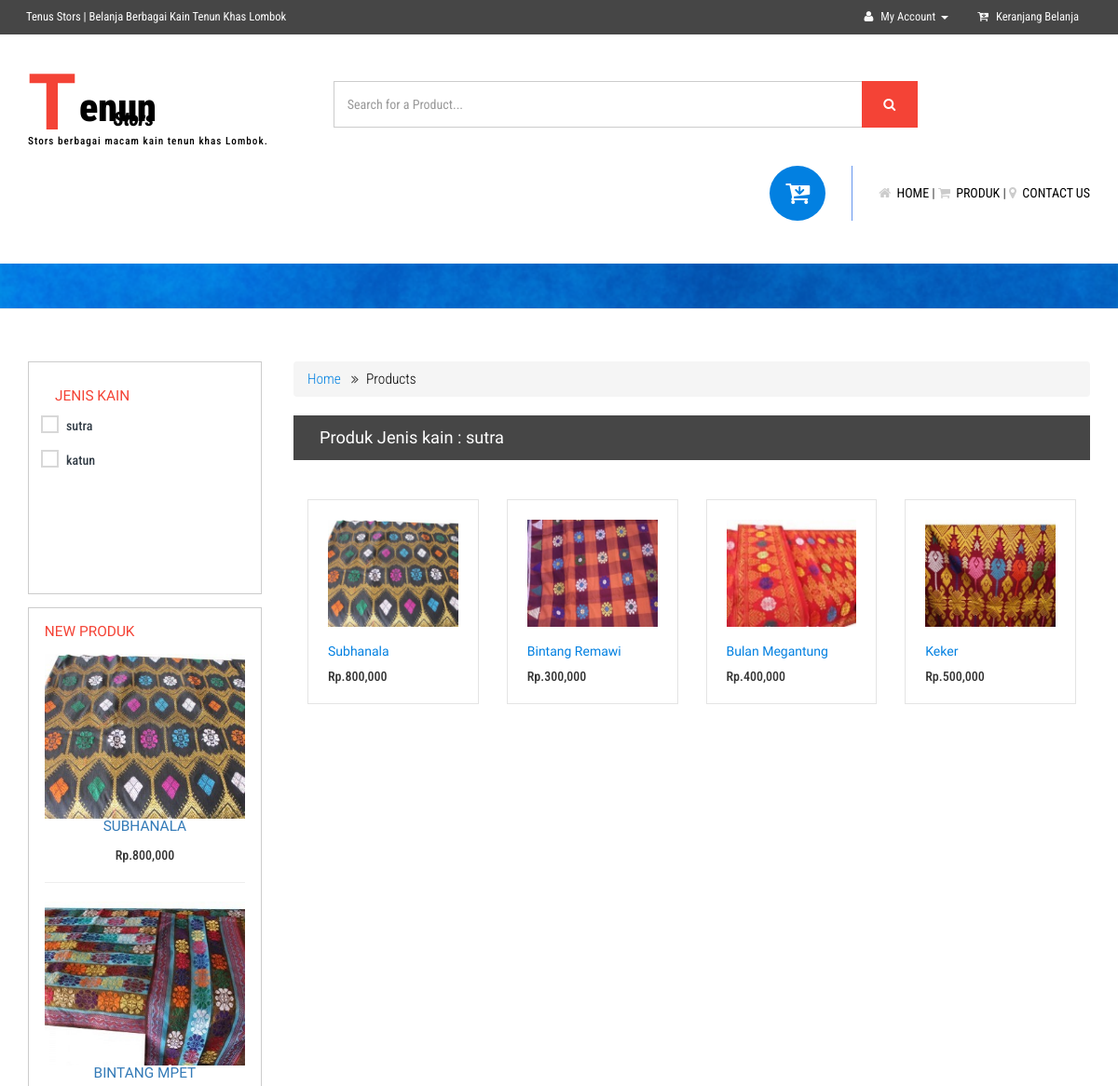
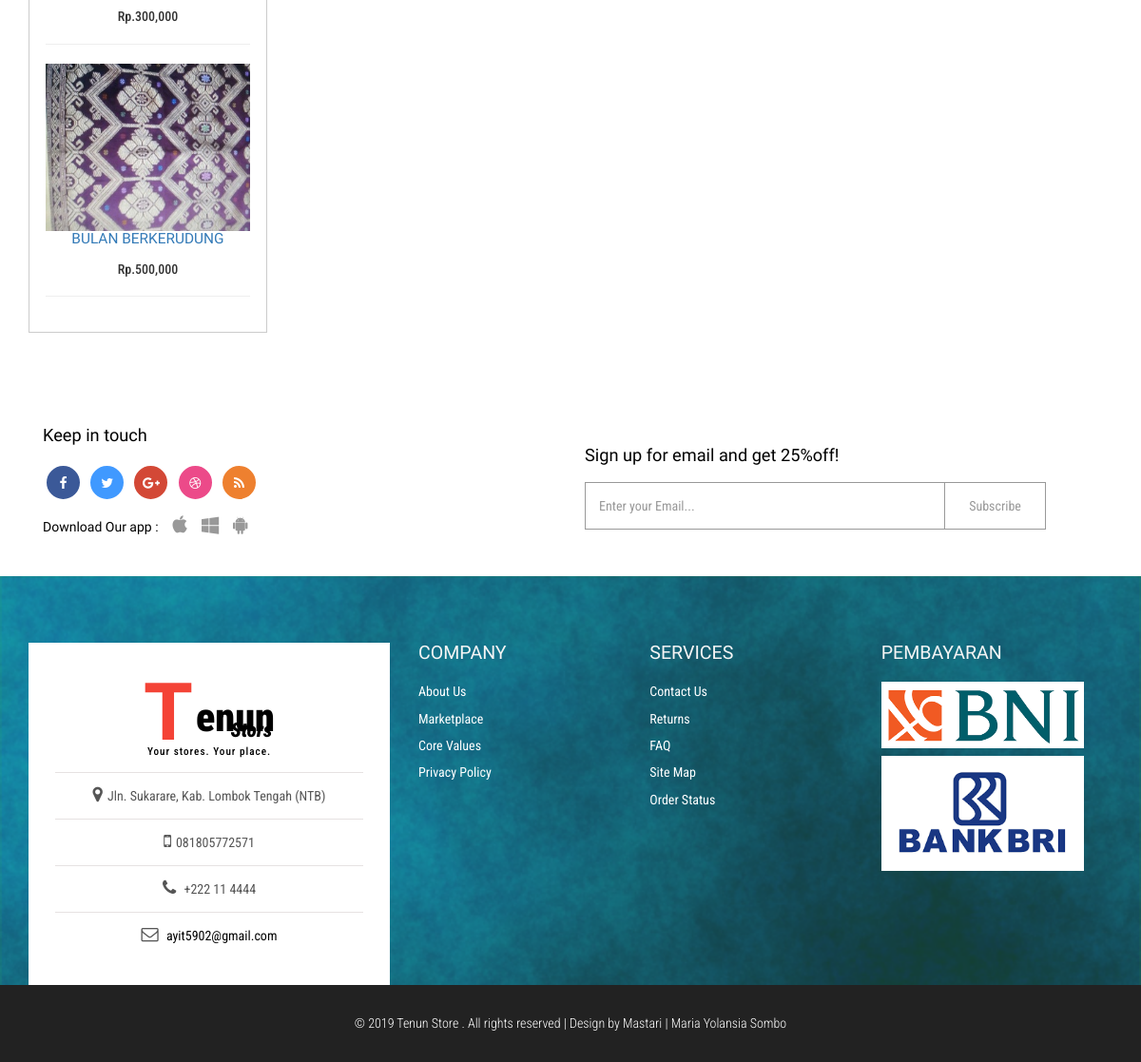
/index.php?mod=produk&pg=jenis_produk&id=2&nama=sutra, run on the app's committed database (2 pictures, top to bottom).
### tables this page shows
CREATE TABLE `motif` (
  `kd_motif` int(4) NOT NULL,
  `kd_jenis_kain` int(11) NOT NULL,
  `nm_motif` varchar(50) NOT NULL,
  `gambar` text NOT NULL,
  `harga` int(30) NOT NULL,
  `berat_barang` varchar(30) NOT NULL,
  `stock` int(30) NOT NULL,
  `dijual` int(11) NOT NULL
);

CREATE TABLE `jenis_kain` (
  `kd_jenis_kain` int(11) NOT NULL,
  `nm_jenis_kain` varchar(30) NOT NULL
);

### content/produk/jenis_produk.php (the view, shortened to what this page needs)
<div class="products">
		<div class="container">
			<div class="col-md-9 product-w3ls-right">
				<ol class="breadcrumb breadcrumb1">
					<li><a href="index.html">Home</a></li>
					<li class="active">Products</li>
				</ol>
				<div class="product-top">
					<h4> Produk Jenis kain : <?php echo $_GET['nama'];?></h4>
					<div class="clearfix"> </div>
				</div>
				<div class="products-row">
<?php $sql=mysqli_query($connect, "SELECT * FROM motif m, jenis_kain j where m.kd_jenis_kain=j.kd_jenis_kain and m.kd_jenis_kain='".$_GET['id']."' ORDER BY kd_motif DESC
					") or die ("error");
					while($data=mysqli_fetch_array($sql)){?>
					<div class="col-md-3 product-grids">
						<div class="agile-products">
							<a href="index.php?mod=produk&pg=detail&id=<?php echo $data['kd_motif'] ; ?>"><img src="admin/content/motif/<?php echo $data['gambar'] ; ?>" class="img-responsive" alt="img"></a>
							<div class="agile-product-text">
								<h5><a href="index.php?mod=produk&pg=detail&id=<?php echo $data['kd_motif'] ; ?>"><?php echo $data['nm_motif'] ; ?></a></h5>
								<h6>Rp.<?php echo number_format($data['harga']) ; ?></h6>
							</div>
						</div>
					</div>
					<?php }?>
					<div class="clearfix"> </div>
				</div>
			</div>
			<div class="col-md-3 rsidebar">
				<div class="rsidebar-top">
					<div class="slider-left">
						<h4>Jenis Kain</h4>
						<div class="row row1 scroll-pane">
						<?php $sqlj=mysqli_query($connect, "SELECT * FROM jenis_kain ORDER BY kd_jenis_kain DESC
					") or die ("error");
					while($dataj=mysqli_fetch_array($sqlj)){?>
							<a href="index.php?mod=produk&pg=jenis_produk&id=<?php echo $dataj['kd_jenis_kain']; ?>&nama=<?php echo $dataj['nm_jenis_kain']; ?>"><label class="checkbox"><i></i><?php echo $dataj['nm_jenis_kain']; ?></label></a>
							<?php }?>
						</div>
					</div>
					</div>
				<div class="related-row">
					<h4>New Produk</h4>
					<?php $sqln=mysqli_query($connect, "SELECT * FROM motif ORDER BY kd_motif DESC
					limit 3 ") or die ("error");
					while($datan=mysqli_fetch_array($sqln)){?>
					<div class="galry-like">
						<a href="index.php?mod=produk&pg=detail&id=<?php echo $datan['kd_motif'] ; ?>"><img src="admin/content/motif/<?php echo $datan['gambar'] ; ?>" class="img-responsive" alt="img"></a>
						<h4><a href="index.php?mod=produk&pg=detail&id=<?php echo $datan['kd_motif'] ; ?>"><?php echo $datan['nm_motif'] ; ?></a></h4>
						<h5>Rp.<?php echo number_format($datan['harga']) ; ?></h5>
					</div>
                     <hr>
                     <?php }?>
				</div>
			</div>
			<div class="clearfix"> </div>
		</div>
	</div>

### css/style.css (style rules this page uses)
body { margin:0; font-family: 'Roboto Condensed', sans-serif; background: #fff; }
body a { -webkit-transition: 0.5s all; -moz-transition: 0.5s all; -o-transition: 0.5s all; -ms-transition: 0.5s all; transition: 0.5s all; text-decoration:none; }
h1,h2,h3,h4,h5,h6 { margin:0; }
ul,label { margin:0; padding:0; }
.welcome,.deals,.card-page,.help,.values,.privacy,.sitemap,.products,.related-products,.login-page,.contact,.about,.faq-w3agile,.wthree-offers,.w3l-services { padding:5em 0; }
.product-w3ls-right { float: right; padding: 0; }
.breadcrumb.breadcrumb1 > li { font-size: 1.1em; font-weight: 300; }
.breadcrumb.breadcrumb1 li a { color: #0280e1; }
.breadcrumb.breadcrumb1 > .active,.breadcrumb.breadcrumb1 li a:hover { color: #000; }
.breadcrumb.breadcrumb1 > li + li:before { content: "\f101"; font: normal normal normal 14px/1 FontAwesome; color: #464646; padding: 0 8px; }
.product-top { background: #464646; padding: 1em 2em; }
.product-top h4 { font-size: 1.3em; color: #fff; font-family: 'Offside', cursive; float: left; }
.product-grids { margin-top: 3em; }
.agile-products { padding: 1.5em; border: 1px solid #e4e4e4; position: relative; overflow: hidden; -webkit-transition:.5s all; -moz-transition:.5s all; -o-transition:.5s all; -ms-transition:.5s all; transition:.5s all; }
.agile-product-text h5 { font-size: 1em; line-height: 1.8em; font-family: 'Offside', cursive; margin-top: 1em; text-transform: capitalize; }
.agile-product-text h5 a { color: #0280e1; }
.agile-product-text h6 { margin: 0.5em 0 0; font-size: 1em; color: #333; }
.galry-like { text-align: center; }
.galry-like a { display: block; overflow: hidden; }
.galry-like a img { -webkit-transition:.5s all; -moz-transition:.5s all; -o-transition:.5s all; -ms-transition:.5s all; transition:.5s all; }
.rsidebar { display: block; float: left; width: 22%; padding:0; }
.rsidebar-top { border: 1px solid #cccccc; padding: 2em; }
.rsidebar h4,.related-row h4 { font-size: 1.1em; color: #f44336; text-transform: uppercase; margin-bottom: 1em; font-family: 'Offside', cursive; }
.checkbox { position: relative; padding-left:27px !important; cursor: pointer; line-height: initial; font-size: 1em; color: #353F49; font-weight: 500; margin: 0 0 1.5em; }
.checkbox i { position: absolute; bottom: 0; left: 0; display: block; width: 19px; height: 19px; outline: none; border: 2px solid #D8D8D8; background: #FFF; }
.scroll-pane { height: 160px; }
.related-row { border: 1px solid #ccc; padding: 1.2em; margin-top: 1em; }
@media (max-width:1366px) { .welcome, .deals, .card-page, .help, .values, .privacy, .sitemap, .products, .related-products, .login-page, .contact, .about, .faq-w3agile, .wthree-offers, .w3l-services { padding: 4em 0; } }

### data on the page
motif: gambar (picture), nm_motif "Subhanala", harga "800,000", nm_motif "SUBHANALA"
motif: gambar (picture), nm_motif "Bintang Remawi", harga "300,000"
motif: gambar (picture), nm_motif "Bulan Megantung", harga "400,000"
motif: gambar (picture), nm_motif "Keker", harga "500,000"
jenis_kain: nm_jenis_kain "sutra"
jenis_kain: nm_jenis_kain "katun"
motif: gambar (picture), nm_motif "BINTANG MPET", harga "300,000"
motif: gambar (picture), nm_motif "BULAN BERKERUDUNG", harga "500,000"

### other printed values
$_GET['nama'] "sutra"
